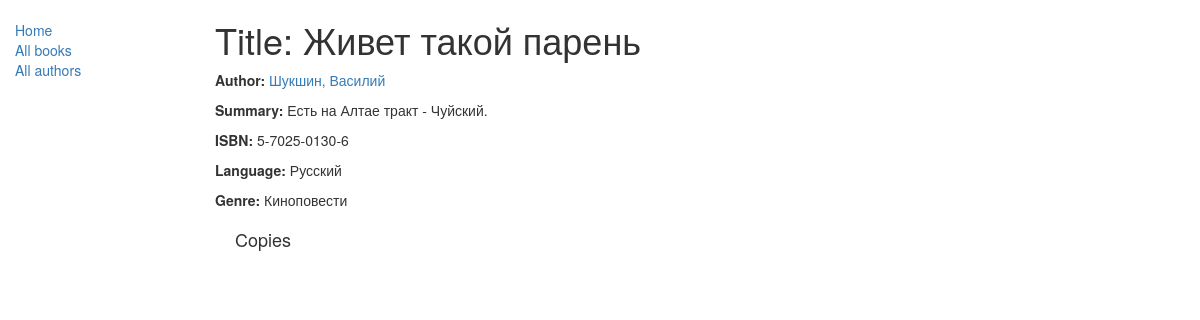
Page /catalog/book/5 on the committed database.
### catalog/models.py (models this page shows, shortened)
class Book(models.Model):
    title = models.CharField(max_length=200)
    author = models.ForeignKey('Author', on_delete=models.SET_NULL, null=True)
    summary = models.TextField(max_length=1000, help_text="Enter a brief description of the book")
    isbn = models.CharField('ISBN',max_length=13, help_text='13 Character <a href="https://www.isbn-international.org/content/what-isbn">ISBN number</a>')
    genre = models.ManyToManyField(Genre, help_text="Select a genre for this book")
    language = models.ForeignKey('Language', on_delete=models.SET_NULL, null=True)
    def display_genre(self):
        """
        Creates a string for the Genre. This is required to display genre in Admin.
        """
        return ', '.join([ genre.name for genre in self.genre.all()[:3] ])
    display_genre.short_description = 'Genre'

class Author(models.Model):
    first_name = models.CharField(max_length=100)
    last_name = models.CharField(max_length=100)
    date_of_birth = models.DateField(null=True, blank=True)
    date_of_death = models.DateField('Died', null=True, blank=True)
    def __str__(self):
        return '%s, %s' % (self.last_name, self.first_name)

class Language(models.Model):
    name = models.CharField(max_length=100)
    def __str__(self):
        return self.name

class Genre(models.Model):
    name = models.CharField(max_length=200, help_text="Enter a book genre (e.g. Science Fiction, French Poetry etc.)")
    def __str__(self):
        return self.name

### catalog/views.py (the view)
# urls.py: url(r'^book/(?P<pk>\d+)$', views.BookDetailView.as_view(), name='book-detail'),
class BookDetailView(generic.DetailView):
    model = Book

### catalog/templates/catalog/book_detail.html (shortened to what this page needs)
{% extends "catalog/base_generic.html" %}
{% block content %}
  <h1>Title: {{ book.title }}</h1>
  <p><strong>Author:</strong> <a href="">{{ book.author }}</a></p>
  <p><strong>Summary:</strong> {{ book.summary }}</p>
  <p><strong>ISBN:</strong> {{ book.isbn }}</p>
  <p><strong>Language:</strong> {{ book.language }}</p>
  <p><strong>Genre:</strong> {% for genre in book.genre.all %} {{ genre }}{% if not forloop.last %}, {% endif %}{% endfor %}</p>
  <div style="margin-left:20px;margin-top:20px">
    <h4>Copies</h4>
  </div>
{% endblock %}

### rows in the picture
Book: title "Живет такой парень", author "Шукшин, Василий", summary "Есть на Алтае тракт - Чуйский.", isbn "5-7025-0130-6", language "Русский"
Genre: name "Киноповести"
